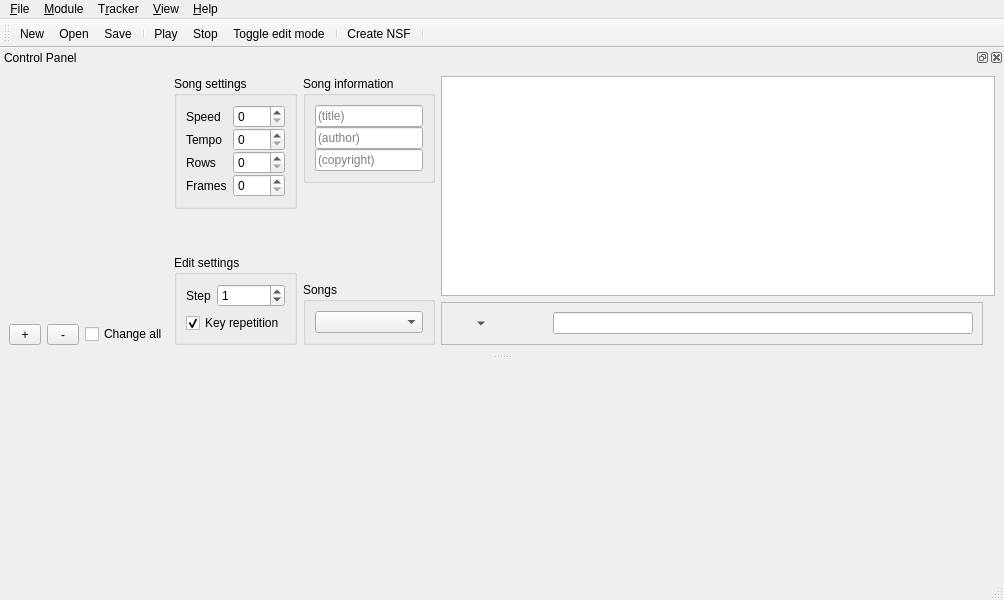
<?xml version="1.0" encoding="UTF-8"?>
<ui version="4.0">
 <class>MainWindow</class>
 <widget class="QMainWindow" name="MainWindow">
  <property name="geometry">
   <rect>
    <x>0</x>
    <y>0</y>
    <width>1004</width>
    <height>600</height>
   </rect>
  </property>
  <widget class="QWidget" name="centralwidget">
   <layout class="QVBoxLayout" name="verticalLayout">
    <property name="spacing">
     <number>0</number>
    </property>
    <property name="margin">
     <number>0</number>
    </property>
    <item>
     <widget class="gui::PatternView" name="patternView" native="true">
      <property name="sizePolicy">
       <sizepolicy hsizetype="Preferred" vsizetype="Expanding">
        <horstretch>0</horstretch>
        <verstretch>1</verstretch>
       </sizepolicy>
      </property>
     </widget>
    </item>
   </layout>
  </widget>
  <widget class="QMenuBar" name="menubar">
   <property name="geometry">
    <rect>
     <x>0</x>
     <y>0</y>
     <width>1004</width>
     <height>25</height>
    </rect>
   </property>
   <widget class="QMenu" name="menu_File">
    <property name="title">
     <string>&amp;File</string>
    </property>
    <widget class="QMenu" name="menuRecent">
     <property name="title">
      <string>Recent</string>
     </property>
     <addaction name="actionNo_recent_files"/>
    </widget>
    <addaction name="actionNew"/>
    <addaction name="action_Open"/>
    <addaction name="action_Save"/>
    <addaction name="actionSave_As"/>
    <addaction name="separator"/>
    <addaction name="action_Create_NSF"/>
    <addaction name="actionCreate_WAV"/>
    <addaction name="actionImport_MIDI"/>
    <addaction name="separator"/>
    <addaction name="action_Configuration"/>
    <addaction name="separator"/>
    <addaction name="menuRecent"/>
    <addaction name="separator"/>
    <addaction name="actionE_xit"/>
   </widget>
   <widget class="QMenu" name="menu_View">
    <property name="title">
     <string>&amp;View</string>
    </property>
    <addaction name="action_ViewToolbar"/>
    <addaction name="action_ViewStatusBar"/>
    <addaction name="action_ViewControlpanel"/>
   </widget>
   <widget class="QMenu" name="menuT_racker">
    <property name="title">
     <string>T&amp;racker</string>
    </property>
    <addaction name="action_Play"/>
    <addaction name="actionPlay_and_loop"/>
    <addaction name="action_Stop"/>
   </widget>
   <widget class="QMenu" name="menu_Module">
    <property name="title">
     <string>&amp;Module</string>
    </property>
    <addaction name="actionModule_Properties"/>
   </widget>
   <widget class="QMenu" name="menu_Help">
    <property name="title">
     <string>&amp;Help</string>
    </property>
    <addaction name="action_About"/>
    <addaction name="actionAbout_Qt"/>
   </widget>
   <addaction name="menu_File"/>
   <addaction name="menu_Module"/>
   <addaction name="menuT_racker"/>
   <addaction name="menu_View"/>
   <addaction name="menu_Help"/>
  </widget>
  <widget class="QStatusBar" name="statusbar"/>
  <widget class="QToolBar" name="toolBar">
   <property name="windowTitle">
    <string>Toolbar</string>
   </property>
   <attribute name="toolBarArea">
    <enum>TopToolBarArea</enum>
   </attribute>
   <attribute name="toolBarBreak">
    <bool>false</bool>
   </attribute>
   <addaction name="actionNew"/>
   <addaction name="action_Open"/>
   <addaction name="action_Save"/>
   <addaction name="separator"/>
   <addaction name="action_Play"/>
   <addaction name="action_Stop"/>
   <addaction name="actionToggle_edit_mode"/>
   <addaction name="separator"/>
   <addaction name="action_Create_NSF"/>
   <addaction name="separator"/>
  </widget>
  <widget class="QDockWidget" name="controlPanel">
   <property name="windowTitle">
    <string>Control Panel</string>
   </property>
   <attribute name="dockWidgetArea">
    <number>4</number>
   </attribute>
   <widget class="QWidget" name="dockWidgetContents">
    <layout class="QHBoxLayout" name="horizontalLayout_2">
     <item>
      <layout class="QGridLayout" name="gridLayout">
       <item row="1" column="2">
        <widget class="QCheckBox" name="changeAll">
         <property name="sizePolicy">
          <sizepolicy hsizetype="Expanding" vsizetype="Fixed">
           <horstretch>1</horstretch>
           <verstretch>0</verstretch>
          </sizepolicy>
         </property>
         <property name="text">
          <string>Change all</string>
         </property>
        </widget>
       </item>
       <item row="0" column="0" colspan="3">
        <widget class="gui::FrameView" name="frameView" native="true"/>
       </item>
       <item row="1" column="0">
        <widget class="QToolButton" name="incPattern">
         <property name="minimumSize">
          <size>
           <width>32</width>
           <height>0</height>
          </size>
         </property>
         <property name="text">
          <string>+</string>
         </property>
        </widget>
       </item>
       <item row="1" column="1">
        <widget class="QToolButton" name="decPattern">
         <property name="minimumSize">
          <size>
           <width>32</width>
           <height>0</height>
          </size>
         </property>
         <property name="text">
          <string>-</string>
         </property>
        </widget>
       </item>
      </layout>
     </item>
     <item>
      <layout class="QVBoxLayout" name="verticalLayout_3">
       <property name="sizeConstraint">
        <enum>QLayout::SetDefaultConstraint</enum>
       </property>
       <item>
        <widget class="QGroupBox" name="groupBox">
         <property name="title">
          <string>Song settings</string>
         </property>
         <layout class="QFormLayout" name="formLayout">
          <property name="verticalSpacing">
           <number>0</number>
          </property>
          <item row="0" column="0">
           <widget class="QLabel" name="label">
            <property name="text">
             <string>Speed</string>
            </property>
           </widget>
          </item>
          <item row="0" column="1">
           <widget class="QSpinBox" name="speed"/>
          </item>
          <item row="1" column="0">
           <widget class="QLabel" name="label_2">
            <property name="text">
             <string>Tempo</string>
            </property>
           </widget>
          </item>
          <item row="2" column="0">
           <widget class="QLabel" name="label_3">
            <property name="text">
             <string>Rows</string>
            </property>
           </widget>
          </item>
          <item row="3" column="0">
           <widget class="QLabel" name="label_4">
            <property name="text">
             <string>Frames</string>
            </property>
           </widget>
          </item>
          <item row="1" column="1">
           <widget class="QSpinBox" name="tempo"/>
          </item>
          <item row="2" column="1">
           <widget class="QSpinBox" name="rows"/>
          </item>
          <item row="3" column="1">
           <widget class="QSpinBox" name="frames"/>
          </item>
         </layout>
        </widget>
       </item>
       <item>
        <spacer name="verticalSpacer">
         <property name="orientation">
          <enum>Qt::Vertical</enum>
         </property>
         <property name="sizeHint" stdset="0">
          <size>
           <width>20</width>
           <height>40</height>
          </size>
         </property>
        </spacer>
       </item>
       <item>
        <widget class="QGroupBox" name="groupBox_2">
         <property name="title">
          <string>Edit settings</string>
         </property>
         <layout class="QFormLayout" name="formLayout_2">
          <item row="0" column="0">
           <widget class="QLabel" name="label_5">
            <property name="text">
             <string>Step</string>
            </property>
           </widget>
          </item>
          <item row="0" column="1">
           <widget class="QSpinBox" name="step">
            <property name="maximum">
             <number>256</number>
            </property>
            <property name="value">
             <number>1</number>
            </property>
           </widget>
          </item>
          <item row="1" column="0" colspan="2">
           <widget class="QCheckBox" name="keyRepetition">
            <property name="text">
             <string>Key repetition</string>
            </property>
            <property name="checked">
             <bool>true</bool>
            </property>
           </widget>
          </item>
         </layout>
        </widget>
       </item>
      </layout>
     </item>
     <item>
      <layout class="QVBoxLayout" name="verticalLayout_4">
       <item>
        <widget class="QGroupBox" name="groupBox_3">
         <property name="title">
          <string>Song information</string>
         </property>
         <layout class="QVBoxLayout" name="verticalLayout_6">
          <property name="spacing">
           <number>0</number>
          </property>
          <item>
           <widget class="QLineEdit" name="title">
            <property name="placeholderText">
             <string>(title)</string>
            </property>
           </widget>
          </item>
          <item>
           <widget class="QLineEdit" name="author">
            <property name="placeholderText">
             <string>(author)</string>
            </property>
           </widget>
          </item>
          <item>
           <widget class="QLineEdit" name="copyright">
            <property name="placeholderText">
             <string>(copyright)</string>
            </property>
           </widget>
          </item>
         </layout>
        </widget>
       </item>
       <item>
        <spacer name="verticalSpacer_2">
         <property name="orientation">
          <enum>Qt::Vertical</enum>
         </property>
         <property name="sizeHint" stdset="0">
          <size>
           <width>20</width>
           <height>40</height>
          </size>
         </property>
        </spacer>
       </item>
       <item>
        <widget class="QGroupBox" name="groupBox_4">
         <property name="title">
          <string>Songs</string>
         </property>
         <layout class="QVBoxLayout" name="verticalLayout_7">
          <item>
           <widget class="QComboBox" name="songs"/>
          </item>
         </layout>
        </widget>
       </item>
      </layout>
     </item>
     <item>
      <widget class="QWidget" name="widget_3" native="true">
       <property name="sizePolicy">
        <sizepolicy hsizetype="Expanding" vsizetype="Preferred">
         <horstretch>1</horstretch>
         <verstretch>0</verstretch>
        </sizepolicy>
       </property>
       <layout class="QGridLayout" name="gridLayout_2">
        <property name="margin">
         <number>0</number>
        </property>
        <item row="0" column="1" colspan="3">
         <widget class="QListWidget" name="instruments">
          <property name="verticalScrollBarPolicy">
           <enum>Qt::ScrollBarAlwaysOff</enum>
          </property>
          <property name="isWrapping" stdset="0">
           <bool>true</bool>
          </property>
          <property name="resizeMode">
           <enum>QListView::Adjust</enum>
          </property>
         </widget>
        </item>
        <item row="1" column="1">
         <widget class="QFrame" name="frame">
          <property name="frameShape">
           <enum>QFrame::StyledPanel</enum>
          </property>
          <property name="frameShadow">
           <enum>QFrame::Raised</enum>
          </property>
          <layout class="QHBoxLayout" name="horizontalLayout">
           <item>
            <widget class="QToolButton" name="addInstrument_button">
             <property name="popupMode">
              <enum>QToolButton::MenuButtonPopup</enum>
             </property>
             <property name="autoRaise">
              <bool>true</bool>
             </property>
            </widget>
           </item>
           <item>
            <widget class="QToolButton" name="removeInstrument_button">
             <property name="autoRaise">
              <bool>true</bool>
             </property>
            </widget>
           </item>
           <item>
            <widget class="QToolButton" name="editInstrument_button">
             <property name="autoRaise">
              <bool>true</bool>
             </property>
            </widget>
           </item>
           <item>
            <widget class="QLineEdit" name="instrumentName"/>
           </item>
          </layout>
         </widget>
        </item>
       </layout>
      </widget>
     </item>
    </layout>
   </widget>
  </widget>
  <action name="actionNew">
   <property name="text">
    <string>&amp;New</string>
   </property>
   <property name="toolTip">
    <string>New</string>
   </property>
   <property name="shortcut">
    <string>Ctrl+N</string>
   </property>
  </action>
  <action name="action_Open">
   <property name="text">
    <string>&amp;Open...</string>
   </property>
   <property name="shortcut">
    <string>Ctrl+O</string>
   </property>
  </action>
  <action name="action_Save">
   <property name="text">
    <string>&amp;Save</string>
   </property>
   <property name="shortcut">
    <string>Ctrl+S</string>
   </property>
  </action>
  <action name="actionSave_As">
   <property name="text">
    <string>Save &amp;As...</string>
   </property>
  </action>
  <action name="action_Create_NSF">
   <property name="text">
    <string>&amp;Create NSF...</string>
   </property>
   <property name="shortcut">
    <string>Ctrl+E</string>
   </property>
  </action>
  <action name="actionCreate_WAV">
   <property name="text">
    <string>Create WAV...</string>
   </property>
  </action>
  <action name="actionImport_MIDI">
   <property name="text">
    <string>Import MIDI...</string>
   </property>
  </action>
  <action name="action_Configuration">
   <property name="text">
    <string>&amp;Configuration</string>
   </property>
  </action>
  <action name="actionE_xit">
   <property name="text">
    <string>E&amp;xit</string>
   </property>
   <property name="shortcut">
    <string>Ctrl+Q</string>
   </property>
  </action>
  <action name="actionAdd_instrument">
   <property name="text">
    <string>Add instrument</string>
   </property>
  </action>
  <action name="actionRemove_instrument">
   <property name="text">
    <string>Remove instrument</string>
   </property>
  </action>
  <action name="action_ViewToolbar">
   <property name="checkable">
    <bool>true</bool>
   </property>
   <property name="checked">
    <bool>true</bool>
   </property>
   <property name="text">
    <string>&amp;Toolbar</string>
   </property>
  </action>
  <action name="action_ViewStatusBar">
   <property name="checkable">
    <bool>true</bool>
   </property>
   <property name="checked">
    <bool>true</bool>
   </property>
   <property name="text">
    <string>&amp;Status Bar</string>
   </property>
  </action>
  <action name="action_ViewControlpanel">
   <property name="checkable">
    <bool>true</bool>
   </property>
   <property name="checked">
    <bool>true</bool>
   </property>
   <property name="text">
    <string>Control panel</string>
   </property>
  </action>
  <action name="action_Play">
   <property name="text">
    <string>&amp;Play</string>
   </property>
  </action>
  <action name="actionPlay_and_loop">
   <property name="text">
    <string>Play and loop</string>
   </property>
  </action>
  <action name="action_Stop">
   <property name="text">
    <string>&amp;Stop</string>
   </property>
  </action>
  <action name="actionToggle_edit_mode">
   <property name="checkable">
    <bool>true</bool>
   </property>
   <property name="text">
    <string>Toggle edit mode</string>
   </property>
  </action>
  <action name="actionEdit_instrument">
   <property name="text">
    <string>Edit instrument</string>
   </property>
  </action>
  <action name="actionNo_recent_files">
   <property name="enabled">
    <bool>false</bool>
   </property>
   <property name="text">
    <string>No recent files</string>
   </property>
  </action>
  <action name="actionModule_Properties">
   <property name="text">
    <string>Module Properties</string>
   </property>
   <property name="shortcut">
    <string>Ctrl+P</string>
   </property>
  </action>
  <action name="action_About">
   <property name="text">
    <string>&amp;About FamiTracker CX</string>
   </property>
  </action>
  <action name="actionAbout_Qt">
   <property name="text">
    <string>About Qt...</string>
   </property>
  </action>
 </widget>
 <customwidgets>
  <customwidget>
   <class>gui::PatternView</class>
   <extends>QWidget</extends>
   <header>qt-gui/PatternView.hpp</header>
   <container>1</container>
  </customwidget>
  <customwidget>
   <class>gui::FrameView</class>
   <extends>QWidget</extends>
   <header>qt-gui/FrameView.hpp</header>
   <container>1</container>
  </customwidget>
 </customwidgets>
 <resources/>
 <connections/>
</ui>
